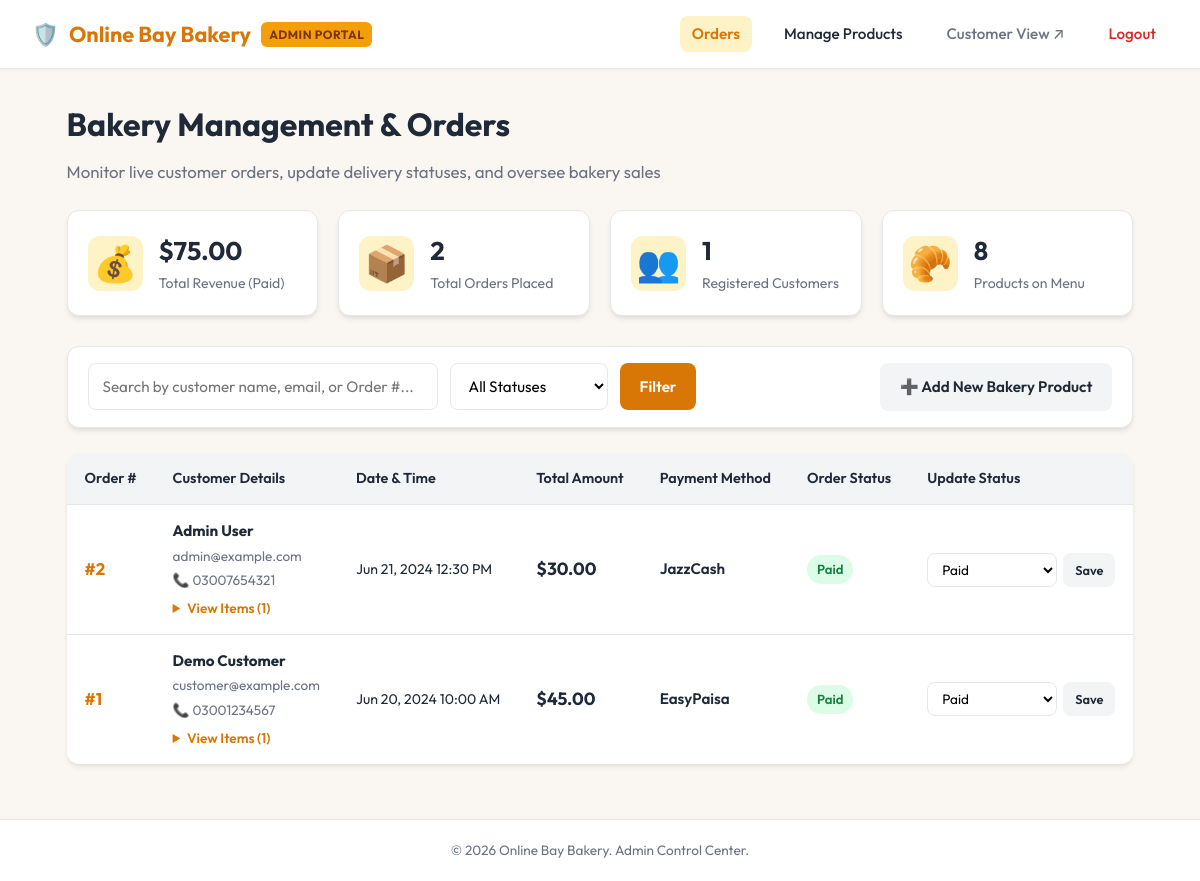
/admin_dashboard.php (signed in), run on the app's committed database.
### tables this page shows
CREATE TABLE `orders` (
  `id` int(11) NOT NULL,
  `customer_id` int(11) DEFAULT NULL,
  `total_amount` decimal(10,2) DEFAULT NULL,
  `payment_method` varchar(50) DEFAULT NULL,
  `payment_status` varchar(50) DEFAULT NULL,
  `order_date` timestamp NOT NULL DEFAULT current_timestamp()
);

CREATE TABLE `customers` (
  `id` int(11) NOT NULL,
  `name` varchar(100) DEFAULT NULL,
  `email` varchar(100) DEFAULT NULL,
  `password` varchar(255) DEFAULT NULL,
  `phone` varchar(15) DEFAULT NULL,
  `role` varchar(20) NOT NULL DEFAULT 'customer',
  `reset_token` varchar(255) DEFAULT NULL
);

### admin_dashboard.php (the view, shortened to what this page needs)
<?php
$conn = getDbConnection();
$total_revenue = $conn->query("SELECT SUM(total_amount) as rev FROM orders WHERE payment_status = 'Paid'")->fetch_assoc()['rev'] ?? 0;
$total_orders = $conn->query("SELECT COUNT(*) as cnt FROM orders")->fetch_assoc()['cnt'] ?? 0;
$total_customers = $conn->query("SELECT COUNT(*) as cnt FROM customers WHERE role != 'admin'")->fetch_assoc()['cnt'] ?? 0;
$total_products = $conn->query("SELECT COUNT(*) as cnt FROM products")->fetch_assoc()['cnt'] ?? 0;
$search = trim($_GET['search'] ?? '');
$sql_orders = "SELECT orders.*, customers.name as customer_name, customers.email as customer_email, customers.phone as customer_phone
               FROM orders
               LEFT JOIN customers ON orders.customer_id = customers.id
               WHERE 1=1";
$sql_orders .= " ORDER BY orders.order_date DESC";
$orders_result = $conn->query($sql_orders);
$items_sql = "SELECT order_items.*, products.name as product_name, products.image_path
              FROM order_items
              JOIN products ON order_items.product_id = products.id";
$items_res = $conn->query($items_sql);
$order_items_map = [];
while ($it = $items_res->fetch_assoc()) {
    $order_items_map[$it['order_id']][] = $it;
}
?>
<!DOCTYPE html>
<html lang="en">
<head>
    <link rel="stylesheet" href="style.css">
</head>
<body>
    <nav class="navbar">
        <a href="admin_dashboard.php" class="brand-logo">
            <span>🛡️</span> Online Bay Bakery <span class="admin-nav-badge">Admin Portal</span>
        </a>
        <div class="nav-links">
            <a href="admin_dashboard.php" class="active">Orders</a>
            <a href="admin_products.php">Manage Products</a>
            <a href="products.php" target="_blank" style="color:var(--gray);">Customer View &nearr;</a>
            <a href="logout.php" class="btn-logout">Logout</a>
        </div>
    </nav>
    <div class="container" style="max-width: 1200px;">
        <div class="page-header" style="text-align: left; margin-bottom: 25px;">
            <h1>Bakery Management & Orders</h1>
            <p>Monitor live customer orders, update delivery statuses, and oversee bakery sales</p>
        </div>
        <div class="stats-grid">
            <div class="stat-card">
                <div class="stat-icon">💰</div>
                <div class="stat-info">
                    <div class="stat-value">$<?php echo number_format($total_revenue, 2); ?></div>
                    <div class="stat-label">Total Revenue (Paid)</div>
                </div>
            </div>
            <div class="stat-card">
                <div class="stat-icon">📦</div>
                <div class="stat-info">
                    <div class="stat-value"><?php echo (int)$total_orders; ?></div>
                    <div class="stat-label">Total Orders Placed</div>
                </div>
            </div>
            <div class="stat-card">
                <div class="stat-icon">👥</div>
                <div class="stat-info">
                    <div class="stat-value"><?php echo (int)$total_customers; ?></div>
                    <div class="stat-label">Registered Customers</div>
                </div>
            </div>
            <div class="stat-card">
                <div class="stat-icon">🥐</div>
                <div class="stat-info">
                    <div class="stat-value"><?php echo (int)$total_products; ?></div>
                    <div class="stat-label">Products on Menu</div>
                </div>
            </div>
        </div>
        <div style="background:#ffffff; border-radius:var(--radius); padding:16px 20px; box-shadow:var(--shadow); margin-bottom:25px; border:1px solid var(--border); display:flex; flex-wrap:wrap; gap:15px; justify-content:space-between; align-items:center;">
            <form action="admin_dashboard.php" method="GET" style="display:flex; gap:12px; flex:1; flex-wrap:wrap;">
                <input type="text" name="search" placeholder="Search by customer name, email, or Order #..." value="<?php echo htmlspecialchars($search); ?>" class="form-control" style="max-width:350px;">
                <select name="status" class="form-control" style="width:auto;">
                    <option value="">All Statuses</option>
                </select>
                <button type="submit" class="btn btn-primary" style="width:auto; padding:10px 20px;">Filter</button>
            </form>
            <a href="admin_products.php" class="btn btn-secondary" style="width:auto;">
                ➕ Add New Bakery Product
            </a>
        </div>
        <?php if ($orders_result->num_rows === 0): ?>
            <div class="form-box" style="text-align:center; max-width:100%; padding:40px;">
                <div style="font-size:2.5rem; margin-bottom:10px;">📋</div>
                <h3>No Orders Found</h3>
                <p style="color:var(--gray);">There are no customer orders matching your search or filter.</p>
            </div>
        <?php else: ?>
            <table class="cart-table" style="background:#ffffff;">
                <thead>
                    <tr>
                        <th>Order #</th>
                        <th>Customer Details</th>
                        <th>Date & Time</th>
                        <th>Total Amount</th>
                        <th>Payment Method</th>
                        <th>Order Status</th>
                        <th>Update Status</th>
                    </tr>
                </thead>
                <tbody>
                    <?php while ($ord = $orders_result->fetch_assoc()):
                        $oid = $ord['id'];
                        $status_class = str_replace(' ', '-', $ord['payment_status']);
                        $items = $order_items_map[$oid] ?? [];
                    ?>
                        <tr class="order-row">
                            <td>
                                <strong style="color:var(--primary); font-size:1.05rem;">#<?php echo $oid; ?></strong>
                            </td>
                            <td>
                                <strong><?php echo htmlspecialchars($ord['customer_name'] ?? 'Guest Customer'); ?></strong><br>
                                <span style="font-size:0.85rem; color:var(--gray);"><?php echo htmlspecialchars($ord['customer_email'] ?? 'No email'); ?></span><br>
                                <span style="font-size:0.85rem; color:var(--gray);">📞 <?php echo htmlspecialchars($ord['customer_phone'] ?? 'N/A'); ?></span>
                                <details style="margin-top:6px; cursor:pointer;">
                                    <summary style="color:var(--primary); font-weight:600; font-size:0.85rem;">
                                        View Items (<?php echo count($items); ?>)
                                    </summary>
                                </details>
                            </td>
                            <td style="font-size:0.88rem; color:var(--dark);">
                                <?php echo date('M d, Y h:i A', strtotime($ord['order_date'])); ?>
                            </td>
                            <td>
                                <strong style="font-size:1.1rem; color:var(--dark);">$<?php echo number_format($ord['total_amount'], 2); ?></strong>
                            </td>
                            <td>
                                <span style="font-weight:600;"><?php echo htmlspecialchars($ord['payment_method']); ?></span>
                            </td>
                            <td>
                                <span class="status-badge status-<?php echo htmlspecialchars($status_class); ?>">
                                    <?php echo htmlspecialchars($ord['payment_status']); ?>
                                </span>
                            </td>
                            <td>
                                <form action="admin_dashboard.php" method="POST" style="display:flex; gap:6px;">
                                    <select name="status" class="form-control" style="padding:6px 10px; font-size:0.85rem; width:130px;">
                                        <option value="Paid" <?php echo ($ord['payment_status'] === 'Paid') ? 'selected' : ''; ?>>Paid</option>
                                    </select>
                                    <button type="submit" name="update_order_status" class="btn btn-secondary" style="padding:6px 12px; font-size:0.8rem;">
                                        Save
                                    </button>
                                </form>
                            </td>
                        </tr>
                    <?php endwhile; ?>
                </tbody>
            </table>
        <?php endif; ?>
    </div>
    <footer>
        <p>&copy; <?php echo date('Y'); ?> Online Bay Bakery. Admin Control Center.</p>
    </footer>
</body>
</html>

### style.css (style rules this page uses)
:root { --primary: #d97706; --primary-hover: #b45309; --primary-light: #fef3c7; --dark: #1f2937; --gray: #6b7280; --light-gray: #f3f4f6; --border: #e5e7eb; --bg: #faf7f2; --card-bg: #ffffff; --shadow: 0 4px 6px -1px rgba(0, 0, 0, 0.08), 0 2px 4px -1px rgba(0, 0, 0, 0.04); --shadow-lg: 0 10px 15px -3px rgba(0, 0, 0, 0.1), 0 4px 6px -2px rgba(0, 0, 0, 0.05); --radius: 12px; }
* { box-sizing: border-box; margin: 0; padding: 0; }
body { font-family: 'Outfit', -apple-system, BlinkMacSystemFont, "Segoe UI", Roboto, sans-serif; background-color: var(--bg); color: var(--dark); line-height: 1.6; min-height: 100vh; display: flex; flex-direction: column; }
.navbar { background: #ffffff; border-bottom: 1px solid var(--border); padding: 16px 32px; display: flex; justify-content: space-between; align-items: center; box-shadow: 0 1px 3px rgba(0,0,0,0.05); position: sticky; top: 0; z-index: 100; }
.brand-logo { display: flex; align-items: center; gap: 10px; text-decoration: none; font-size: 1.35rem; font-weight: 700; color: var(--primary); }
.nav-links { display: flex; align-items: center; gap: 20px; }
.nav-links a { text-decoration: none; color: var(--dark); font-weight: 500; font-size: 0.95rem; transition: color 0.2s; padding: 6px 12px; border-radius: 8px; }
.nav-links a.active { color: var(--primary); background: var(--primary-light); font-weight: 600; }
.btn-logout { color: #dc2626 !important; }
.container { max-width: 1100px; margin: 30px auto; padding: 0 20px; flex: 1; }
.page-header { text-align: center; margin-bottom: 35px; }
.page-header h1, .page-header h2 { font-size: 2rem; font-weight: 700; color: var(--dark); margin-bottom: 8px; }
.page-header p { color: var(--gray); font-size: 1.05rem; }
.form-control { width: 100%; padding: 12px 14px; border: 1px solid var(--border); border-radius: 8px; font-family: inherit; font-size: 0.95rem; transition: border-color 0.2s; background: #ffffff; }
.btn { display: inline-flex; align-items: center; justify-content: center; gap: 8px; padding: 12px 20px; font-size: 0.95rem; font-weight: 600; border-radius: 8px; border: none; cursor: pointer; text-decoration: none; transition: background-color 0.2s, transform 0.1s; font-family: inherit; }
.btn-primary { background: var(--primary); color: #ffffff; width: 100%; }
.btn-secondary { background: var(--light-gray); color: var(--dark); }
.cart-table { width: 100%; border-collapse: collapse; background: #ffffff; border-radius: var(--radius); overflow: hidden; box-shadow: var(--shadow); margin-bottom: 25px; }
.cart-table th { background: var(--light-gray); color: var(--dark); font-weight: 600; padding: 14px 18px; text-align: left; font-size: 0.9rem; border-bottom: 1px solid var(--border); }
.cart-table td { padding: 14px 18px; border-bottom: 1px solid var(--border); font-size: 0.95rem; }
.cart-table tr:last-child td { border-bottom: none; }
footer { background: #ffffff; border-top: 1px solid var(--border); padding: 20px; text-align: center; font-size: 0.85rem; color: var(--gray); margin-top: auto; }

### admin_dashboard.php (style rules this page uses)
.admin-nav-badge { background: #f59e0b; color: #78350f; font-size: 0.75rem; font-weight: 700; padding: 3px 8px; border-radius: 6px; text-transform: uppercase; letter-spacing: 0.5px; }
.stats-grid { display: grid; grid-template-columns: repeat(auto-fit, minmax(210px, 1fr)); gap: 20px; margin-bottom: 30px; }
.stat-card { background: #ffffff; border-radius: var(--radius); padding: 20px; box-shadow: var(--shadow); border: 1px solid var(--border); display: flex; align-items: center; gap: 16px; }
.stat-icon { font-size: 2.2rem; width: 55px; height: 55px; display: flex; align-items: center; justify-content: center; background: var(--primary-light); border-radius: 12px; }
.stat-info .stat-value { font-size: 1.6rem; font-weight: 700; color: var(--dark); }
.stat-info .stat-label { color: var(--gray); font-size: 0.88rem; }
.status-badge { display: inline-block; padding: 4px 10px; border-radius: 20px; font-size: 0.82rem; font-weight: 600; }
.status-Paid, .status-Completed { background: #dcfce7; color: #15803d; }
.order-row { transition: background 0.15s; }

### data on the page
orders: id "2", customer.name "Admin User", customer.email "admin@example.com", customer.phone "03007654321", id "1", order_date "Jun 21, 2024 12:30 PM", total_amount "30.00", payment_method "JazzCash", payment_status "Paid", status "Paid"
orders: id "1", customer.name "Demo Customer", customer.email "customer@example.com", customer.phone "03001234567", order_date "Jun 20, 2024 10:00 AM", total_amount "45.00", payment_method "EasyPaisa", payment_status "Paid", status "Paid"

### other printed values
$total_revenue "75.00"
$total_orders "2"
$total_customers "1"
$total_products "8"
